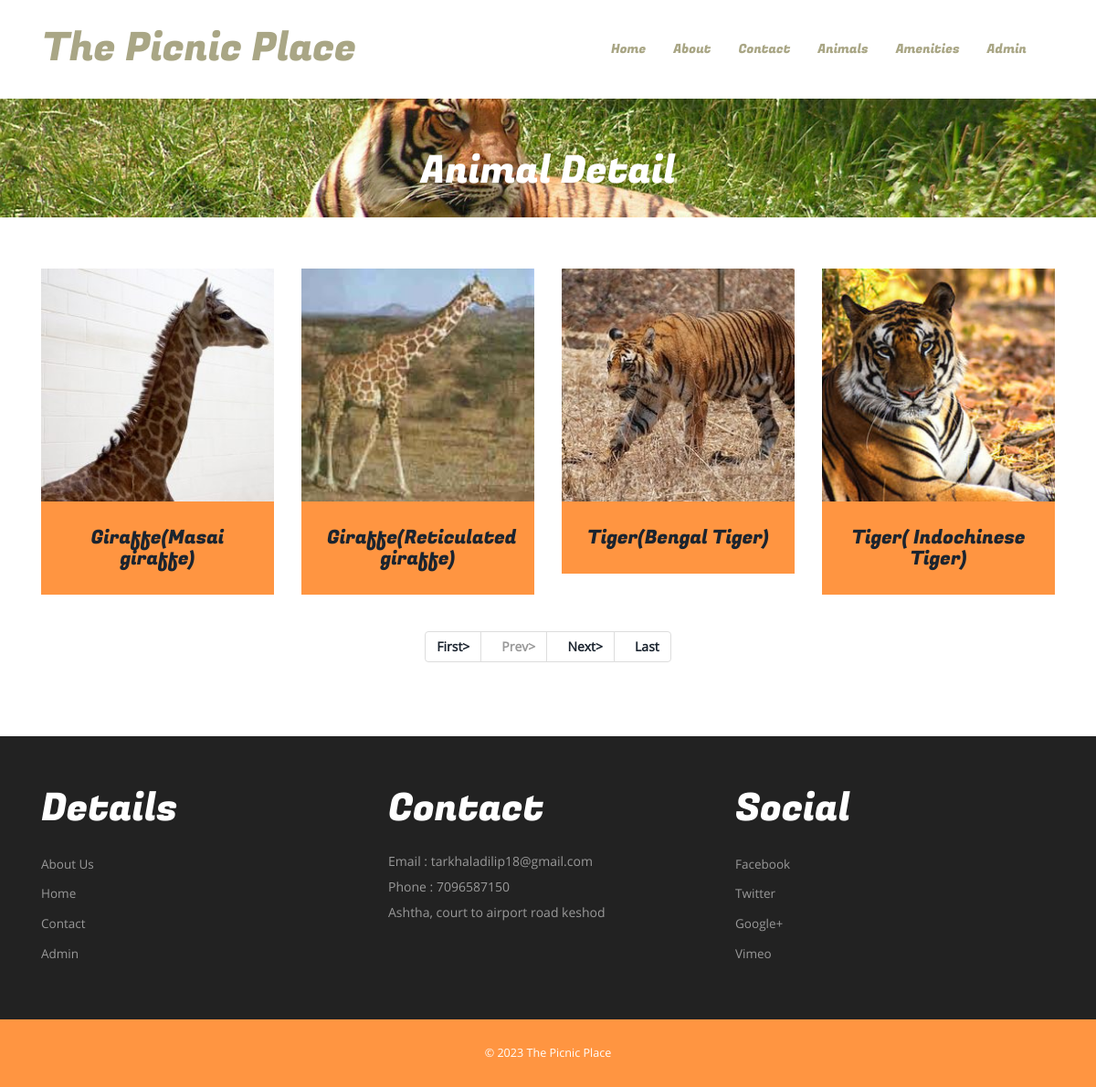
Page /animals.php on the committed database.
### tables this page shows
CREATE TABLE `tblanimal` (
  `ID` int(10) NOT NULL,
  `AnimalName` varchar(200) DEFAULT NULL,
  `CageNumber` int(10) DEFAULT NULL,
  `FeedNumber` varchar(200) DEFAULT NULL,
  `Breed` varchar(200) DEFAULT NULL,
  `AnimalImage` varchar(200) DEFAULT NULL,
  `Description` mediumtext DEFAULT NULL,
  `CreationDate` timestamp NOT NULL DEFAULT current_timestamp() ON UPDATE current_timestamp()
);

CREATE TABLE `tblpage` (
  `ID` int(10) NOT NULL,
  `PageType` varchar(200) DEFAULT NULL,
  `PageTitle` varchar(200) DEFAULT NULL,
  `PageDescription` mediumtext DEFAULT NULL,
  `Email` varchar(200) DEFAULT NULL,
  `MobileNumber` bigint(10) DEFAULT NULL,
  `UpdationDate` timestamp NULL DEFAULT NULL ON UPDATE current_timestamp()
);

### animals.php (the view, shortened to what this page needs)
<?php
include('includes/dbconnection.php');
?>
<!DOCTYPE HTML>
<html>
<head>
<link href="css/bootstrap.css" rel="stylesheet" type="text/css" media="all">
<link href="css/style.css" rel="stylesheet" type="text/css" media="all" />
<link rel="stylesheet" type="text/css" href="css/jquery.lightbox.css">
</head>
<body>
<?php include_once('includes/header.php');?>
		<div class="banner-header">
			<div class="container">
				<h2>Animal Detail</h2>
			</div>
			</div>
	<div class="content">
			<div class="gallery-section">
					<div class="container">
					<div class="welcome-grid">
			<?php
			if (isset($_GET['pageno'])) {
            $pageno = $_GET['pageno'];
        } else {
            $pageno = 1;
        }
        $no_of_records_per_page = 4;
        $offset = ($pageno-1) * $no_of_records_per_page;
$ret1=mysqli_query($con,"select COUNT(*) from  tblanimal");
$total_rows = mysqli_fetch_array($ret1)[0];
$total_pages = ceil($total_rows / $no_of_records_per_page);
 $query=mysqli_query($con,"select * from tblanimal LIMIT $offset, $no_of_records_per_page");
 while ($row=mysqli_fetch_array($query)) {
 ?>
								<div class="col-md-3 welcome-grid" >
									<img src="admin/images/<?php echo $row['AnimalImage'];?>" width='220' height='200' alt=" " class="img-responsive" />
									<div class="wel-info">
										<h4><a href="animal-detail.php?anid=<?php echo $row['ID'];?>"><?php echo $row['AnimalName'];?>(<?php echo $row['Breed'];?>)</a></h4>
									</div>
								<br></div><?php }?>
				<div class="clearfix"> </div>
			</div>
	<div align="center">
    <ul class="pagination" >
        <li><a href="?pageno=1"><strong>First></strong></a></li>
        <li class="<?php if($pageno <= 1){ echo 'disabled'; } ?>">
            <a href="<?php if($pageno <= 1){ echo '#'; } else { echo "?pageno=".($pageno - 1); } ?>"><strong style="padding-left: 10px">Prev></strong></a>
        </li>
        <li class="<?php if($pageno >= $total_pages){ echo 'disabled'; } ?>">
            <a href="<?php if($pageno >= $total_pages){ echo '#'; } else { echo "?pageno=".($pageno + 1); } ?>"><strong style="padding-left: 10px">Next></strong></a>
        </li>
        <li><a href="?pageno=<?php echo $total_pages; ?>"><strong style="padding-left: 10px">Last</strong></a></li>
    </ul>
</div>
		</div>
	</div>
		<?php include_once('includes/special.php');?>
			</div>
		<?php include_once('includes/footer.php');?>
</body>
</html>

### includes/special.php
<div class="specials-section">
					<div class="container">
						<div class="specials-grids">
							<div class="col-md-4 specials1">
								<h3> details</h3>
								<ul>
									<li><a href="about.php">About Us</a></li>
									<li><a href="index.php">Home</a></li>
									<li><a href="contact.php">Contact</a></li>
									<li><a href="admin/index.php">Admin</a></li>
								</ul>
							</div>
							<div class="col-md-4 specials1">
								<h3>contact</h3>
								<?php
 $query=mysqli_query($con,"select * from  tblpage where PageType='contactus'");
 while ($row=mysqli_fetch_array($query)) {
 ?>
								<address>
									<p>Email : <?php  echo $row['Email'];?></p>
								 <p>Phone : <?php  echo $row['MobileNumber'];?></p>
								 <p><?php  echo $row['PageDescription'];?></p>
								</address><?php } ?>
							</div>
							<div class="col-md-4 specials1">
								<h3>social</h3>
								<ul>
									<li><a href="#">facebook</a></li>
									<li><a href="#">twitter</a></li>
									<li><a href="#">google+</a></li>
									<li><a href="#">vimeo</a></li>
								</ul>
							</div>
							<div class="clearfix"></div>
						</div>
					</div>
				</div>

### css/style.css (style rules this page uses)
body a { transition:0.5s all; -webkit-transition:0.5s all; -moz-transition:0.5s all; -o-transition:0.5s all; -ms-transition:0.5s all; }
h1,h2,h3,h4,h5,h6 { padding:0 0; margin:0 0; }
p { padding:0 0; margin:0 0; }
ul { padding:0 0; margin:0 0; }
body { padding:0 0; margin:0 0; font-family: 'OpenSans-Regular' }
.wel-info h4 { font-size: 1.5em; color:#fff; font-family: 'FugazOne-Regular'; }
.wel-info { background-color: #ff9541; padding: 2em; }
.welcome-grid img { width: 100%; }
.specials-section { padding: 4em 0; background: #222; }
.specials-section h3 { font-size: 3em; text-transform: capitalize; font-family: 'FugazOne-Regular'; color: #fff; margin-bottom: 0.5em; }
.specials1 p { font-size: 1em; line-height: 2em; color: #999; }
.specials1 ul li { list-style-type: none; padding: 0.3em 0; }
.specials1 ul li a { font-size: 0.965em; text-decoration: none; line-height: 1.8em; color: #999; list-style: none; text-transform: capitalize; }
.banner-header { background: url("../images/banner1.jpg")no-repeat 0px 0px; background-size: cover; min-height: 140px; text-align:center; padding: 4em 0 0; }
.banner-header h2 { font-size: 3em; text-transform: capitalize; font-family: 'FugazOne-Regular'; color: #fff; }
.gallery-section { padding:4em 0; text-align: center; }
@media (max-width:1440px) { .banner-header { min-height: 130px; } }

### rows in the picture
tblanimal: AnimalImage (picture), AnimalName "Giraffe", Breed "Masai giraffe"
tblanimal: AnimalImage (picture), AnimalName "Giraffe", Breed "Reticulated giraffe"
tblanimal: AnimalImage (picture), AnimalName "Tiger", Breed "Bengal Tiger"
tblanimal: AnimalImage (picture), AnimalName "Tiger", Breed "Indochinese Tiger"
tblpage: Email "tarkhaladilip18@gmail.com", MobileNumber "7096587150", PageDescription "Ashtha, court to airport road keshod"
